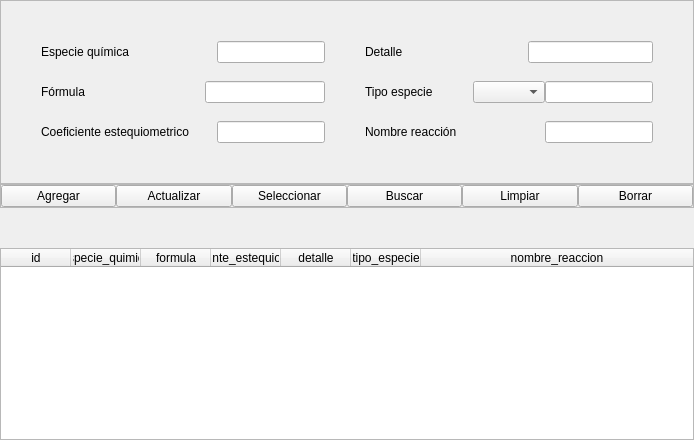
              <widget class="QWidget" name="rq_tab">
               <attribute name="title">
                <string>Reacción Química</string>
               </attribute>
               <layout class="QVBoxLayout" name="verticalLayout_3">
                <property name="spacing">
                 <number>0</number>
                </property>
                <property name="leftMargin">
                 <number>0</number>
                </property>
                <property name="topMargin">
                 <number>0</number>
                </property>
                <property name="rightMargin">
                 <number>0</number>
                </property>
                <property name="bottomMargin">
                 <number>0</number>
                </property>
                <item>
                 <widget class="QFrame" name="datos_frame_3">
                  <property name="frameShape">
                   <enum>QFrame::StyledPanel</enum>
                  </property>
                  <property name="frameShadow">
                   <enum>QFrame::Raised</enum>
                  </property>
                  <layout class="QVBoxLayout" name="verticalLayout_11">
                   <property name="spacing">
                    <number>0</number>
                   </property>
                   <property name="leftMargin">
                    <number>0</number>
                   </property>
                   <property name="topMargin">
                    <number>0</number>
                   </property>
                   <property name="rightMargin">
                    <number>0</number>
                   </property>
                   <property name="bottomMargin">
                    <number>0</number>
                   </property>
                   <item>
                    <spacer name="verticalSpacer_30">
                     <property name="orientation">
                      <enum>Qt::Vertical</enum>
                     </property>
                     <property name="sizeHint" stdset="0">
                      <size>
                       <width>20</width>
                       <height>40</height>
                      </size>
                     </property>
                    </spacer>
                   </item>
                   <item>
                    <layout class="QHBoxLayout" name="horizontalLayout_23">
                     <item>
                      <spacer name="horizontalSpacer_9">
                       <property name="orientation">
                        <enum>Qt::Horizontal</enum>
                       </property>
                       <property name="sizeHint" stdset="0">
                        <size>
                         <width>40</width>
                         <height>20</height>
                        </size>
                       </property>
                      </spacer>
                     </item>
                     <item>
                      <layout class="QVBoxLayout" name="verticalLayout_12">
                       <property name="spacing">
                        <number>0</number>
                       </property>
                       <item>
                        <layout class="QHBoxLayout" name="horizontalLayout_24">
                         <property name="spacing">
                          <number>0</number>
                         </property>
                         <item>
                          <widget class="QLabel" name="label_28">
                           <property name="text">
                            <string>Especie química</string>
                           </property>
                          </widget>
                         </item>
                         <item>
                          <spacer name="horizontalSpacer_23">
                           <property name="orientation">
                            <enum>Qt::Horizontal</enum>
                           </property>
                           <property name="sizeHint" stdset="0">
                            <size>
                             <width>28</width>
                             <height>20</height>
                            </size>
                           </property>
                          </spacer>
                         </item>
                         <item>
                          <widget class="QLineEdit" name="especie_quimica_rq_edit"/>
                         </item>
                        </layout>
                       </item>
                       <item>
                        <spacer name="verticalSpacer_9">
                         <property name="orientation">
                          <enum>Qt::Vertical</enum>
                         </property>
                         <property name="sizeHint" stdset="0">
                          <size>
                           <width>20</width>
                           <height>13</height>
                          </size>
                         </property>
                        </spacer>
                       </item>
                       <item>
                        <layout class="QHBoxLayout" name="horizontalLayout_25">
                         <property name="spacing">
                          <number>0</number>
                         </property>
                         <item>
                          <widget class="QLabel" name="label_25">
                           <property name="text">
                            <string>Fórmula</string>
                           </property>
                          </widget>
                         </item>
                         <item>
                          <spacer name="horizontalSpacer_24">
                           <property name="orientation">
                            <enum>Qt::Horizontal</enum>
                           </property>
                           <property name="sizeHint" stdset="0">
                            <size>
                             <width>28</width>
                             <height>20</height>
                            </size>
                           </property>
                          </spacer>
                         </item>
                         <item>
                          <widget class="QLineEdit" name="formula_rq_edit"/>
                         </item>
                        </layout>
                       </item>
                       <item>
                        <spacer name="verticalSpacer_14">
                         <property name="orientation">
                          <enum>Qt::Vertical</enum>
                         </property>
                         <property name="sizeHint" stdset="0">
                          <size>
                           <width>20</width>
                           <height>18</height>
                          </size>
                         </property>
                        </spacer>
                       </item>
                       <item>
                        <layout class="QHBoxLayout" name="horizontalLayout_26">
                         <property name="spacing">
                          <number>0</number>
                         </property>
                         <item>
                          <widget class="QLabel" name="label_23">
                           <property name="text">
                            <string>Coeficiente estequiometrico</string>
                           </property>
                          </widget>
                         </item>
                         <item>
                          <spacer name="horizontalSpacer_25">
                           <property name="orientation">
                            <enum>Qt::Horizontal</enum>
                           </property>
                           <property name="sizeHint" stdset="0">
                            <size>
                             <width>28</width>
                             <height>20</height>
                            </size>
                           </property>
                          </spacer>
                         </item>
                         <item>
                          <widget class="QLineEdit" name="coeficiente_estequiometrico_rq_edit"/>
                         </item>
                        </layout>
                       </item>
                      </layout>
                     </item>
                     <item>
                      <spacer name="horizontalSpacer_26">
                       <property name="orientation">
                        <enum>Qt::Horizontal</enum>
                       </property>
                       <property name="sizeHint" stdset="0">
                        <size>
                         <width>40</width>
                         <height>20</height>
                        </size>
                       </property>
                      </spacer>
                     </item>
                     <item>
                      <layout class="QVBoxLayout" name="verticalLayout_13">
                       <property name="spacing">
                        <number>0</number>
                       </property>
                       <item>
                        <layout class="QHBoxLayout" name="horizontalLayout_27">
                         <property name="spacing">
                          <number>0</number>
                         </property>
                         <item>
                          <widget class="QLabel" name="label_26">
                           <property name="text">
                            <string>Detalle</string>
                           </property>
                          </widget>
                         </item>
                         <item>
                          <spacer name="horizontalSpacer_27">
                           <property name="orientation">
                            <enum>Qt::Horizontal</enum>
                           </property>
                           <property name="sizeHint" stdset="0">
                            <size>
                             <width>40</width>
                             <height>20</height>
                            </size>
                           </property>
                          </spacer>
                         </item>
                         <item>
                          <widget class="QLineEdit" name="detalle_rq_edit"/>
                         </item>
                        </layout>
                       </item>
                       <item>
                        <spacer name="verticalSpacer_15">
                         <property name="orientation">
                          <enum>Qt::Vertical</enum>
                         </property>
                         <property name="sizeHint" stdset="0">
                          <size>
                           <width>20</width>
                           <height>18</height>
                          </size>
                         </property>
                        </spacer>
                       </item>
                       <item>
                        <layout class="QHBoxLayout" name="horizontalLayout_28">
                         <property name="spacing">
                          <number>0</number>
                         </property>
                         <item>
                          <widget class="QLabel" name="label_24">
                           <property name="text">
                            <string>Tipo especie</string>
                           </property>
                          </widget>
                         </item>
                         <item>
                          <spacer name="horizontalSpacer_28">
                           <property name="orientation">
                            <enum>Qt::Horizontal</enum>
                           </property>
                           <property name="sizeHint" stdset="0">
                            <size>
                             <width>40</width>
                             <height>20</height>
                            </size>
                           </property>
                          </spacer>
                         </item>
                         <item>
                          <widget class="QComboBox" name="tipo_especie_rq_box"/>
                         </item>
                         <item>
                          <widget class="QLineEdit" name="tipo_especie_rq_edit"/>
                         </item>
                        </layout>
                       </item>
                       <item>
                        <spacer name="verticalSpacer_16">
                         <property name="orientation">
                          <enum>Qt::Vertical</enum>
                         </property>
                         <property name="sizeHint" stdset="0">
                          <size>
                           <width>20</width>
                           <height>18</height>
                          </size>
                         </property>
                        </spacer>
                       </item>
                       <item>
                        <layout class="QHBoxLayout" name="horizontalLayout_29">
                         <property name="spacing">
                          <number>0</number>
                         </property>
                         <item>
                          <widget class="QLabel" name="label_27">
                           <property name="text">
                            <string>Nombre reacción</string>
                           </property>
                          </widget>
                         </item>
                         <item>
                          <spacer name="horizontalSpacer_29">
                           <property name="orientation">
                            <enum>Qt::Horizontal</enum>
                           </property>
                           <property name="sizeHint" stdset="0">
                            <size>
                             <width>40</width>
                             <height>20</height>
                            </size>
                           </property>
                          </spacer>
                         </item>
                         <item>
                          <widget class="QLineEdit" name="nombre_reaccion_rq_edit"/>
                         </item>
                        </layout>
                       </item>
                      </layout>
                     </item>
                     <item>
                      <spacer name="horizontalSpacer_8">
                       <property name="orientation">
                        <enum>Qt::Horizontal</enum>
                       </property>
                       <property name="sizeHint" stdset="0">
                        <size>
                         <width>40</width>
                         <height>20</height>
                        </size>
                       </property>
                      </spacer>
                     </item>
                    </layout>
                   </item>
                   <item>
                    <spacer name="verticalSpacer_29">
                     <property name="orientation">
                      <enum>Qt::Vertical</enum>
                     </property>
                     <property name="sizeHint" stdset="0">
                      <size>
                       <width>20</width>
                       <height>40</height>
                      </size>
                     </property>
                    </spacer>
                   </item>
                  </layout>
                 </widget>
                </item>
                <item>
                 <widget class="QFrame" name="funciones_frame_rq">
                  <property name="frameShape">
                   <enum>QFrame::StyledPanel</enum>
                  </property>
                  <property name="frameShadow">
                   <enum>QFrame::Raised</enum>
                  </property>
                  <layout class="QHBoxLayout" name="horizontalLayout_16">
                   <property name="spacing">
                    <number>0</number>
                   </property>
                   <property name="leftMargin">
                    <number>0</number>
                   </property>
                   <property name="topMargin">
                    <number>0</number>
                   </property>
                   <property name="rightMargin">
                    <number>0</number>
                   </property>
                   <property name="bottomMargin">
                    <number>0</number>
                   </property>
                   <item>
                    <widget class="QPushButton" name="agregar_rq_btn">
                     <property name="text">
                      <string>Agregar</string>
                     </property>
                    </widget>
                   </item>
                   <item>
                    <widget class="QPushButton" name="actualizar_rq_btn">
                     <property name="text">
                      <string>Actualizar</string>
                     </property>
                    </widget>
                   </item>
                   <item>
                    <widget class="QPushButton" name="seleccionar_rq_btn">
                     <property name="text">
                      <string>Seleccionar</string>
                     </property>
                    </widget>
                   </item>
                   <item>
                    <widget class="QPushButton" name="buscar_rq_btn">
                     <property name="text">
                      <string>Buscar</string>
                     </property>
                    </widget>
                   </item>
                   <item>
                    <widget class="QPushButton" name="limpiar_rq_btn">
                     <property name="text">
                      <string>Limpiar</string>
                     </property>
                    </widget>
                   </item>
                   <item>
                    <widget class="QPushButton" name="borrar_rq_btn">
                     <property name="text">
                      <string>Borrar</string>
                     </property>
                    </widget>
                   </item>
                  </layout>
                 </widget>
                </item>
                <item>
                 <layout class="QVBoxLayout" name="verticalLayout_2">
                  <property name="spacing">
                   <number>0</number>
                  </property>
                  <item>
                   <spacer name="verticalSpacer_28">
                    <property name="orientation">
                     <enum>Qt::Vertical</enum>
                    </property>
                    <property name="sizeHint" stdset="0">
                     <size>
                      <width>20</width>
                      <height>40</height>
                     </size>
                    </property>
                   </spacer>
                  </item>
                  <item>
                   <widget class="QTableWidget" name="reaccion_quimica_tabla">
                    <property name="focusPolicy">
                     <enum>Qt::NoFocus</enum>
                    </property>
                    <property name="showGrid">
                     <bool>false</bool>
                    </property>
                    <attribute name="horizontalHeaderMinimumSectionSize">
                     <number>50</number>
                    </attribute>
                    <attribute name="horizontalHeaderDefaultSectionSize">
                     <number>70</number>
                    </attribute>
                    <attribute name="horizontalHeaderStretchLastSection">
                     <bool>true</bool>
                    </attribute>
                    <attribute name="verticalHeaderVisible">
                     <bool>false</bool>
                    </attribute>
                    <column>
                     <property name="text">
                      <string>id</string>
                     </property>
                    </column>
                    <column>
                     <property name="text">
                      <string>especie_quimica</string>
                     </property>
                    </column>
                    <column>
                     <property name="text">
                      <string>formula</string>
                     </property>
                    </column>
                    <column>
                     <property name="text">
                      <string>coeficiente_estequiometrico</string>
                     </property>
                    </column>
                    <column>
                     <property name="text">
                      <string>detalle</string>
                     </property>
                    </column>
                    <column>
                     <property name="text">
                      <string>tipo_especie</string>
                     </property>
                    </column>
                    <column>
                     <property name="text">
                      <string>nombre_reaccion</string>
                     </property>
                     <property name="font">
                      <font>
                       <kerning>true</kerning>
                      </font>
                     </property>
                    </column>
                   </widget>
                  </item>
                 </layout>
                </item>
               </layout>
              </widget>
